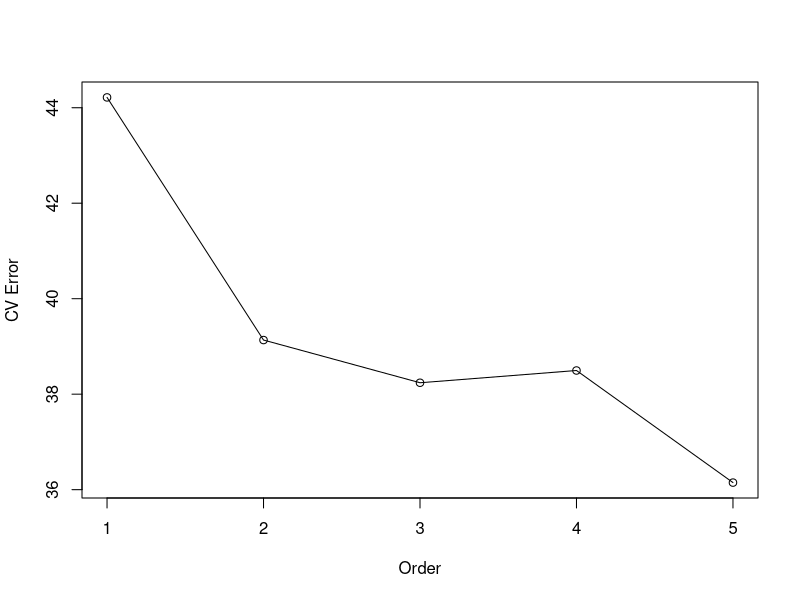
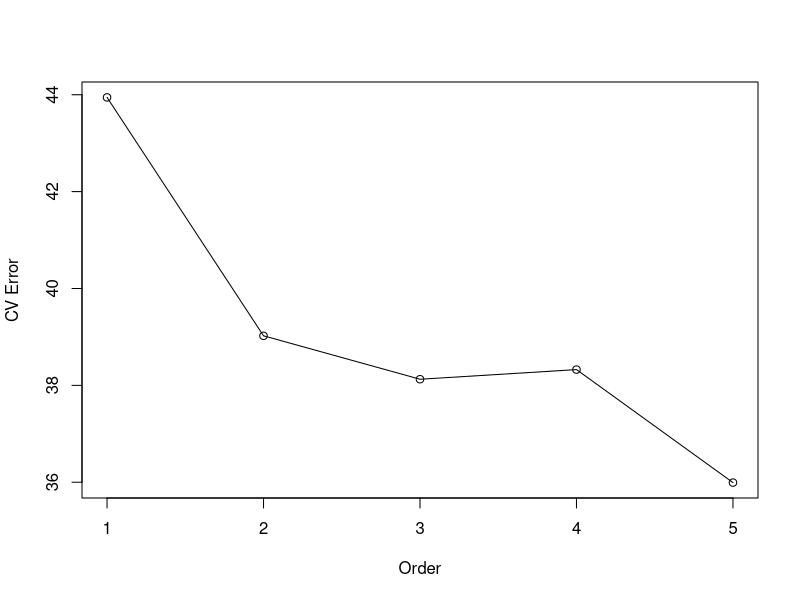

Generate these figures, in order, with R:
library(MASS)
library(boot)

set.seed(2)

# Randomly sample 380 (75%) out of 506 observations
train = sample(506,380)

dim(Boston)
head(Boston)
# View(Boston)
attach(Boston)

Boston.tr <- Boston[train,]
dim(Boston.tr)
head(Boston.tr)

# Fit linear regression model on training data
lm.fit <- lm(medv ~ rm, data = Boston, subset = train)
summary(lm.fit)

# Calculate MSE for validation set
# attach(Boston)
Boston.test <- Boston[-train,]

Boston.new <- data.frame(rm = Boston.test[,6])
dim(Boston.new)

medv_pred <- predict(lm.fit, newdata = Boston.new)

MSE <- mean((Boston.test$medv - medv_pred)[-train]^2)
MSE

# Model 2 - Polynomial Regression model
lm.fit2 <- lm(medv ~ poly(rm,2), data = Boston, subset = train)
summary(lm.fit2)

MSE2 <- mean((medv - predict(lm.fit2, Boston))[-train]^2)
MSE2

# Model 3 - Polynomial Regression model
lm.fit3 <- lm(medv ~ poly(rm,3), data = Boston, subset = train)
summary(lm.fit3)

MSE3 <- mean((medv - predict(lm.fit3, Boston))[-train]^2)
MSE3

# GLM with no argument is same as LM
glm.fit <- glm(medv ~ rm, data = Boston)
summary(glm.fit)

cv.err <- cv.glm(Boston, glm.fit)
cv.err$delta

# Fit linear models of order 1-5
cv.error = rep(0,5)
cv.error
for(i in 1:5){
  glm.fit <- glm(medv ~ poly(rm,i), data = Boston)
  cv.error[i] <- cv.glm(Boston, glm.fit)$delta[2]
}
cv.error

library(ggplot2)
plot(seq(1,5), cv.error, xlab = 'Order', ylab = 'CV Error', type = 'o')

# K-Fold CV
cv.error.5 = rep(0,5)
cv.error.5
for(i in 1:5){
  glm.fit <- glm(medv ~ poly(rm,i), data = Boston)
  cv.error.5[i] <- cv.glm(Boston, glm.fit, K = 5)$delta[2]
}
cv.error.5

plot(seq(1,5), cv.error.5, xlab = 'Order', ylab = 'CV Error', type = 'o')

# Bootstrapping
boot.fn <- function(data, index){
  lm.fit <- lm(medv ~ rm, data = Boston, subset = index)
  return(coef(lm.fit))
}

boot.fn(Boston, 1:400)
boot(Boston, boot.fn, 1000)
